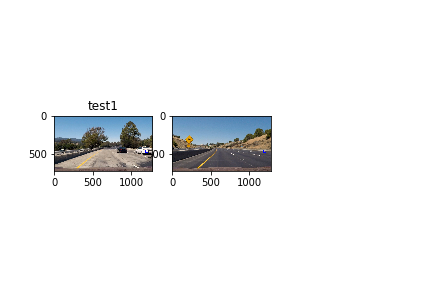
#> input picture image2.png, 432 x 288 px
$ python -i featuregenerator.py   (imports and definitions only)
#> lines starting #> are read from the running program, lines starting #| are printed output that depends on the picture
import cv2
import numpy as np
from skimage.feature import hog
import matplotlib.image as mpimg
from settings import Settings, Constants


class FeatureGenerator:

    def __init__(self, settingsDict):
        self.settingsDict = settingsDict
        self.constants = Constants()

    # [106 lines left out: functions generate_hog_features, getAllFeatures, computeFeatures, generate_spatial_features, generate_color_histogram_features, convert_color, not called in this run]


def bin_spatial(img, size=(32, 32)):
    # Use cv2.resize().ravel() to create the feature vector
    features = cv2.resize(img, size).ravel()
    # Return the feature vector
    return features


def color_hist(img, nbins=32, bins_range=(0, 256)):
    # Compute the histogram of the color channels separately
    channel1_hist = np.histogram(img[:, :, 0], bins=nbins,
                                 range=bins_range)
    channel2_hist = np.histogram(img[:, :, 1], bins=nbins,
                                 range=bins_range)
    channel3_hist = np.histogram(img[:, :, 2], bins=nbins,
                                     range=bins_range)
    # Concatenate the histograms into a single feature vector
    hist_features = np.concatenate((channel1_hist[0],
                                    channel2_hist[0],
                                    channel3_hist[0]))
    # Return the individual histograms, bin_centers and feature vector
    return hist_features


def get_hog_features(img, orient, pix_per_cell, cell_per_block,
                        vis=False, feature_vec=True):
    # Call with two outputs if vis==True
    if vis == True:
        features, hog_image = hog(img, orientations=orient,
                                  pixels_per_cell=(pix_per_cell, pix_per_cell),
                                  cells_per_block=(cell_per_block, cell_per_block),
                                  transform_sqrt=True,
                                  visualise=vis, feature_vector=feature_vec)
        return features, hog_image
    # Otherwise call with one output
    else:
        features = hog(img, orientations=orient,
                       pixels_per_cell=(pix_per_cell, pix_per_cell),
                       cells_per_block=(cell_per_block, cell_per_block),
                       transform_sqrt=True,
                       visualise=vis, feature_vector=feature_vec)
        return features


def single_img_features(img, color_space='RGB', spatial_size=(32, 32),
                        hist_bins=32, orient=9,
                        pix_per_cell=8, cell_per_block=2, hog_channel=0,
                        spatial_feat=True, hist_feat=True, hog_feat=True):
    #1) Define an empty list to receive features
    img_features = []
    #2) Apply color conversion if other than 'RGB'
    if color_space != 'RGB':
        if color_space == 'HSV':
            feature_image = cv2.cvtColor(img, cv2.COLOR_RGB2HSV)
        elif color_space == 'LUV':
            feature_image = cv2.cvtColor(img, cv2.COLOR_RGB2LUV)
        elif color_space == 'HLS':
            feature_image = cv2.cvtColor(img, cv2.COLOR_RGB2HLS)
        elif color_space == 'YUV':
            feature_image = cv2.cvtColor(img, cv2.COLOR_RGB2YUV)
        elif color_space == 'YCrCb':
            feature_image = cv2.cvtColor(img, cv2.COLOR_RGB2YCrCb)
    else: feature_image = np.copy(img)
    #3) Compute spatial features if flag is set
    if spatial_feat == True:
        spatial_features = bin_spatial(feature_image, size=spatial_size)
        #4) Append features to list
        img_features.append(spatial_features)
    #5) Compute histogram features if flag is set
    if hist_feat == True:
        hist_features = color_hist(feature_image, nbins=hist_bins)
        #6) Append features to list
        img_features.append(hist_features)
    #7) Compute HOG features if flag is set
    if hog_feat == True:
        if hog_channel == 'ALL':
            hog_features = []
            for channel in range(feature_image.shape[2]):
                hog_features.extend(get_hog_features(feature_image[:,:,channel],
                                    orient, pix_per_cell, cell_per_block,
                                    vis=False, feature_vec=True))
        else:
            hog_features = get_hog_features(feature_image[:,:,hog_channel], orient,
                        pix_per_cell, cell_per_block, vis=False, feature_vec=True)
        #8) Append features to list
        img_features.append(hog_features)
    #9) Return concatenated array of features
    return np.concatenate(img_features)

>>> import cv2
>>> picture = cv2.cvtColor(cv2.imread('image2.png'), cv2.COLOR_BGR2RGB)
>>> result = single_img_features(picture)
#> in bin_spatial, `features = cv2.resize(img, size).ravel()`: features = 3072 values, max 255 at index 0, min 10 at index 1549, mean 242.9
#> in single_img_features, `spatial_features = bin_spatial(feature_image, size=spatial_size)`: spatial_features has the same summary as features in bin_spatial
#> in color_hist, `hist_features = np.concatenate((channel1_hist[0], channel2_hist[0], ch..`: hist_features = 96 values, max 112461 at index 31, min 25 at index 59, mean 3888
#> in get_hog_features, `features = hog(img, orientations=orient, pixels_per_cell=(pix_per_cell..`:
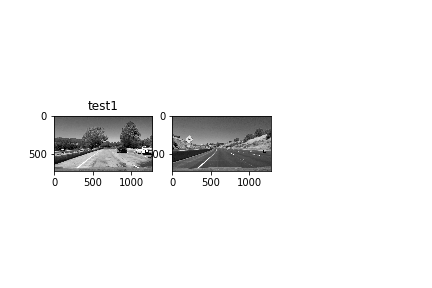
#> img: shape (288, 432); min 0, max 255, mean 240.7
